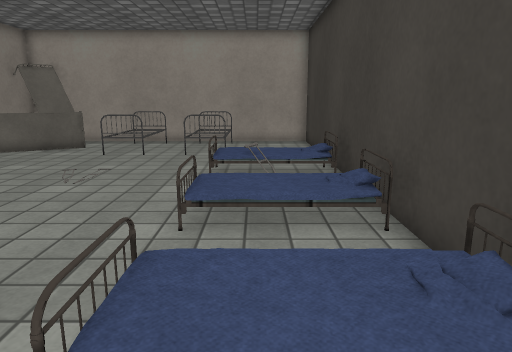
view 1 (above)

16 first-person views from a walk through a scene from a Unity 3-D project. The camera is 1.2 m above the floor, tilts 12° down and sees 70° across. Doors are open. The floor is counted in squares, 0.5 m on a side. Each view is taken from the middle of a square. On the plan, view 1 faces up. The plan holds only what a view shows up to about 20 squares ahead; the rest is blank. The place goes on beyond the plan. Some animated figures are left out. Some surface patterns are stand-ins.

view 2
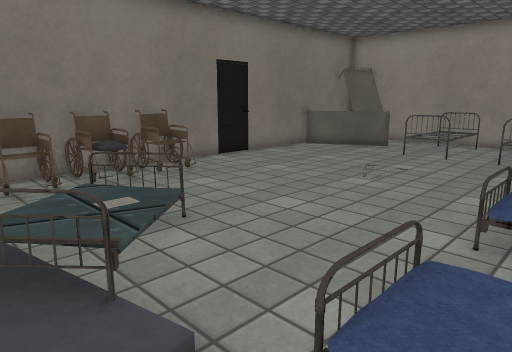

view 3
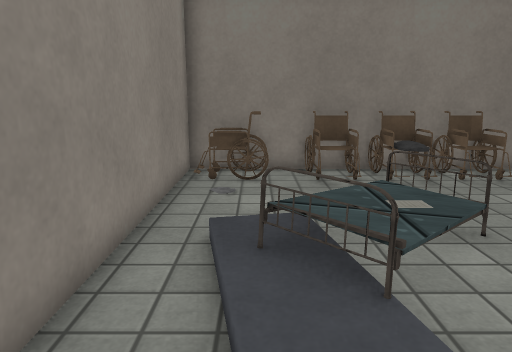

view 4
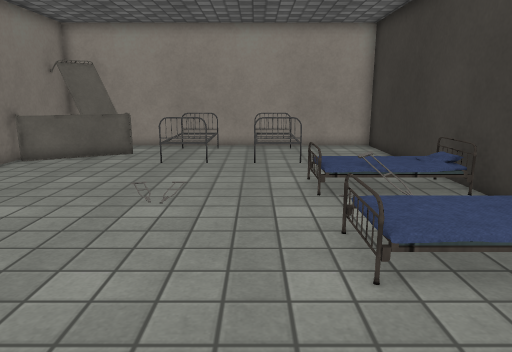

view 5
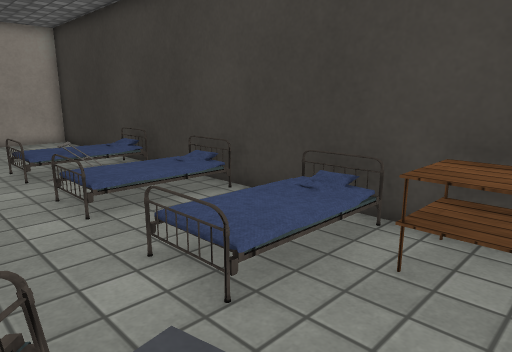

view 6
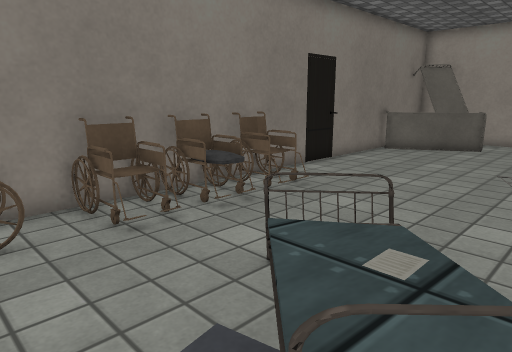

view 7
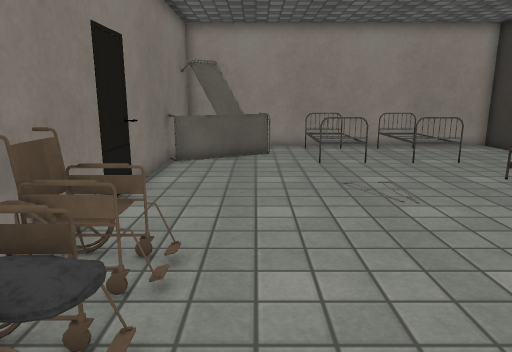

view 8
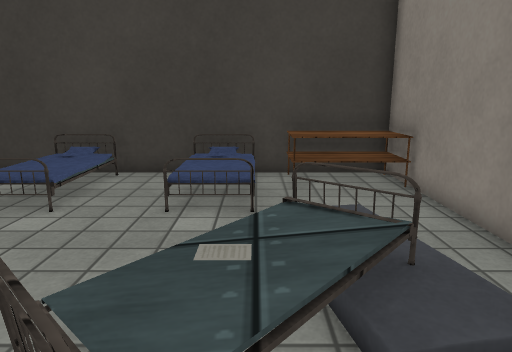

view 9
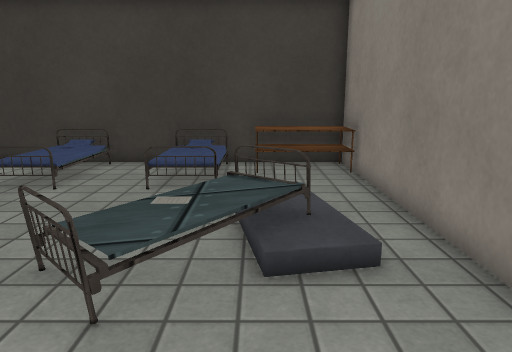

view 10
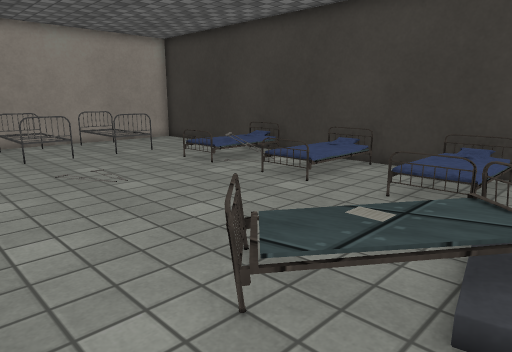

view 11
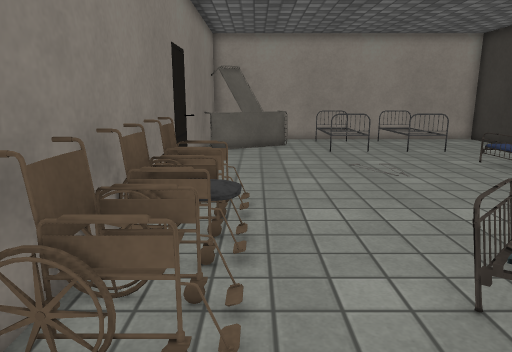

view 12
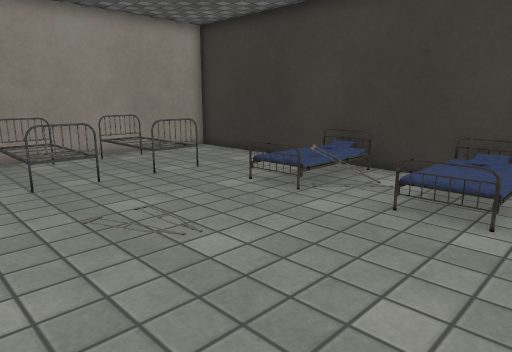

view 13
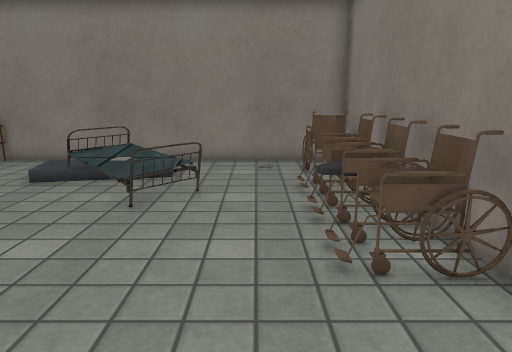

view 14
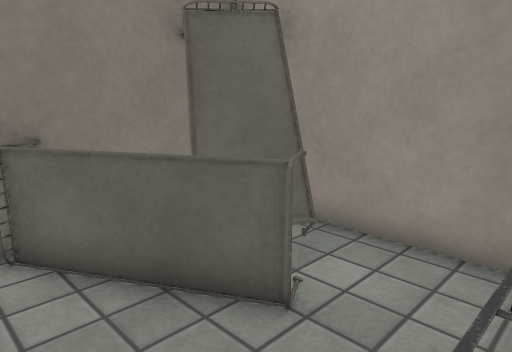

view 15
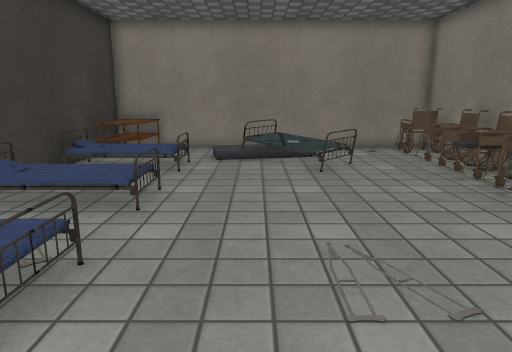

view 16
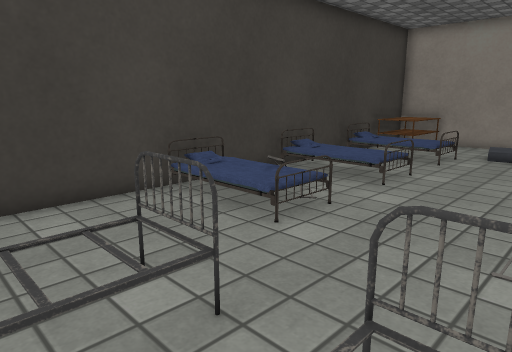

### Floor plan
Key: @ floor where view 1 was taken; # wall or solid block; . main floor; : floor 0.25 m higher than the main floor; + floor 0.5 m higher than the main floor; / step, stairs or slope; B bed; O other object.
Columns run from 13 left of view 1 to 3 right of it. Each row starts with its distance up from view 1.
 21  ################
 20  #OO...BB..B....#
 19  #OOO..OO.OO....#
 18 ##OOO.....O.....#
 17 ##OO......O.....#
 16 #OO....BB.O#....#
 15 ##..............#
 14 ##..............#
 13  #..........B...#
 12  #..........BOOO#
 11  #..........OOOO#
 10  #..............#
  9 ##..............#
  8 ##..........OOOO#
  7 #OO.........BOOO#
  6 #OO.............#
  5 #OO.............#
  4 #OO...B.....O.O.#
  3 ##O.../:/...BOOO#
  2 #OO.../++/..B...#
  1 ##...../+/:/..OO#
  0 #OO..../ ://.@OO#
 -1 #OO....//.....OO#
 -2 ##############OO#

Where each view was taken, in squares from view 1:
view 1: 0 up, 0 right, facing up
view 2: 0 up, 0 right, facing up-left
view 3: 0 up, 0 right, facing left
view 4: 2 up, 3 left, facing up
view 5: 1 down, 4 left, facing up-right
view 6: 1 down, 4 left, facing up-left
view 7: 2 up, 9 left, facing up
view 8: 2 up, 9 left, facing right
view 9: 1 up, 11 left, facing right
view 10: 0 up, 10 left, facing up-right
view 11: 1 down, 10 left, facing up
view 12: 5 up, 9 left, facing up-right
view 13: 12 up, 9 left, facing down
view 14: 15 up, 6 left, facing up-left
view 15: 16 up, 4 left, facing down
view 16: 18 up, 6 left, facing down-right
